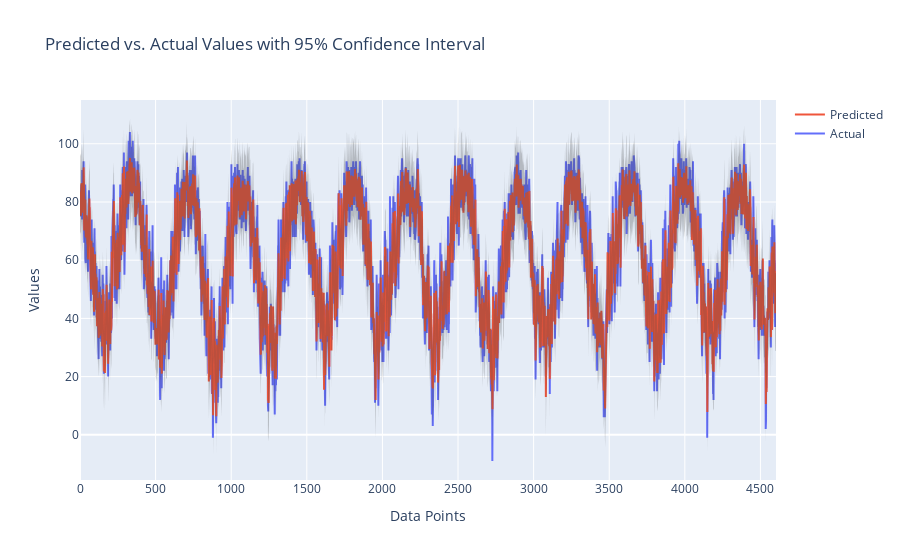

This figure's notebook cell:
### Code cell
# import explained variance score
from sklearn.metrics import explained_variance_score
import plotly.graph_objs as go

# Make predictions on the test data
y_pred = model.predict(X_test_scaled)

# Print explained variance on the test data
print("Explained Variance (R-squared) on Test Data:", explained_variance_score(y_test, y_pred))

# Print mean squared error on the test data
mse = np.mean((y_pred - y_test)**2)
print("Mean Squared Error (MSE) on Test Data:", mse)

mae = np.mean(np.abs(y_pred - y_test))
print("Mean Absolute Error (MAE) on Test Data:", mae)

std_error = np.std(y_pred - y_test)
print("Standard Error on Test Data:", std_error)

confidence_interval = 1.96 * std_error
print("95% Confidence Interval on Test Data:", confidence_interval)

# Create upper and lower bounds for uncertainty shading
upper_bound = y_pred + confidence_interval
lower_bound = y_pred - confidence_interval

# Plot the predicted vs. actual values
# Create traces for actual and predicted values
trace_actual = go.Scatter(
    x=np.arange(len(y_test)),
    y=y_test,
    mode='lines',
    name='Actual'
)

trace_predicted = go.Scatter(
    x=np.arange(len(y_pred)),
    y=y_pred,
    mode='lines',
    name='Predicted'
)

# Create traces for the uncertainty shading
trace_upper_bound = go.Scatter(
    x=np.arange(len(y_pred)),
    y=upper_bound,
    mode='lines',
    marker=dict(color="#444"),
    line=dict(width=0),
    showlegend=False
)

trace_lower_bound = go.Scatter(
    x=np.arange(len(y_pred)),
    y=lower_bound,
    mode='lines',
    marker=dict(color="#444"),
    line=dict(width=0),
    fillcolor='rgba(68, 68, 68, 0.3)',
    fill='tonexty',
    showlegend=False
)

# Create the layout for the figure
layout = go.Layout(
    title='Predicted vs. Actual Values with 95% Confidence Interval',
    xaxis=dict(title='Data Points'),
    yaxis=dict(title='Values')
)

# Create the figure
fig = go.Figure(data=[trace_actual, trace_predicted, trace_upper_bound, trace_lower_bound], layout=layout)

# Display the figure
fig.show()

### Figure 1 — Plotly figure (JSON) as saved in the notebook; plotly's stock layout.template omitted (floating-point values rounded to 4 significant figures; data arrays with more than 128 entries replaced by an {"elided": "..."} marker saying what was removed)
{"data": [{"mode": "lines", "name": "Actual", "type": "scatter", "x": {"elided": "4604 int values"}, "y": {"elided": "4604 float values"}}, {"mode": "lines", "name": "Predicted", "type": "scatter", "x": {"elided": "4604 int values"}, "y": {"elided": "4604 float values"}}, {"line": {"width": 0}, "marker": {"color": "#444"}, "mode": "lines", "showlegend": false, "type": "scatter", "x": {"elided": "4604 int values"}, "y": {"elided": "4604 float values"}}, {"fill": "tonexty", "fillcolor": "rgba(68, 68, 68, 0.3)", "line": {"width": 0}, "marker": {"color": "#444"}, "mode": "lines", "showlegend": false, "type": "scatter", "x": {"elided": "4604 int values"}, "y": {"elided": "4604 float values"}}], "layout": {"title": {"text": "Predicted vs. Actual Values with 95% Confidence Interval"}, "xaxis": {"title": {"text": "Data Points"}}, "yaxis": {"title": {"text": "Values"}}}}
